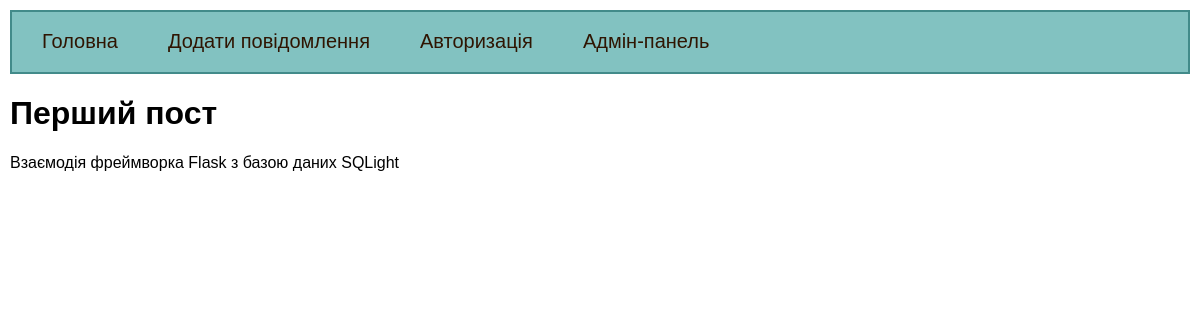
Screenshot of /post/9 (signed in) with the database file from the repository.
### tables this page shows
CREATE TABLE mainmenu(
id integer PRIMARY KEY AUTOINCREMENT,
title text NOT NULL,
url text NOT NULL
);

CREATE TABLE posts (
id integer PRIMARY KEY AUTOINCREMENT,
title text NOT NULL,
text text NOT NULL,
time integer NOT NULL
);

### flsite.py (the view)
@app.route("/post/<int:id_post>")
@login_required
def showPost(id_post):
    title, post = dbase.getPost(id_post)
    if not title:
        abort(404)
    return render_template('post.html', menu=dbase.getMenu(), title=title, post=post)

### FDataBase.py (called while the page is built)
    def getMenu(self):
        sql = '''SELECT * FROM mainmenu'''
        try:
            self.__cur.execute(sql)
            res = self.__cur.fetchall()
            if res:
                return res
        except:
            print("Error while reading BD")
        return[]

    def getPost(self, postId):
        try:
            self.__cur.execute(f"SELECT title, text FROM posts WHERE id = {postId} LIMIT 1")
            res = self.__cur.fetchone()
            if res:
                return res
        except sqlite3.Error as e:
            print("Error while get post from DB" +str(e))
        return(False, False)

    def getUser(self, user_id):
        try:
            self.__cur.execute(f"SELECT * FROM users WHERE id = {user_id} LIMIT 1")
            res = self.__cur.fetchone()
            if not res:
                print("Користувач не знайден")
                return False
            return res
        except sqlite3.Error as e:
            print("Помилка отримання даних з БД" +str(e))
        return False

### UserLogin.py (called while the page is built)
    def fromDB(self, user_id, db):
        self.__user = db.getUser(user_id)
        return self

### flsite.py (called while the page is built)
@app.before_request
def before_request():
    global dbase
    db = get_db()
    dbase = FDataBase(db)

def connect_db():
    conn = sqlite3.connect(app.config['DATABASE'])
    conn.row_factory = sqlite3.Row
    return conn

def get_db():
    if not hasattr(g, 'link_db'):
        g.link_db = connect_db()
    return g.link_db

@login_manager.user_loader
def load_user(user_id):
    print("load_user")
    return UserLogin().fromDB(user_id, dbase)

### templates/post.html
{% extends 'base.html' %}
{% block content %}
{{ super() }}
{{post}}
{% endblock %}

### templates/base.html (shortened to what this page needs)
<!DOCTYPE html>
<html>
<head>
    <link type="text/css" href="{{ url_for('static', filename='css/style.css') }}" rel="stylesheet" />
</head>
<body>
    {% block content -%}
        {%- block mainmenu -%}
        <ul class="mainmenu">
        {% for m in menu -%}
            <li><a href="{{m.url}}">{{m.title}}</a></li>
        {% endfor %}
        </ul>
        {% endblock mainmenu -%}
    <div class="content">
    {% if title -%}
        <h1> {{title}} </h1>
    {% else %}
        <h1>Уроки по фреймворку Flask </h1>
    {% endif %}
    {% endblock content -%}
    </div>
</body>
</html>

### static/css/style.css (style rules this page uses)
html, body { font-family: 'Arial'; margin: 0; padding: 0; height: 100%; width: 100%; }
a { color: #0059b2; text-decoration: none; }
ul.mainmenu { list-style: none; background: rgba(7, 134, 132, 0.5); border: 2px solid rgba(5, 86, 85, 0.5); height: 60px; margin: 10px; padding: 0px; color: #963912; font-size: 20px; overflow: hidden; }
ul.mainmenu li { float: left; margin: 18px 20px 0 30px; }
ul.mainmenu li a { color: #2f1502; text-decoration: none; }
div.content { margin: 10px; }

### rows the page displays
mainmenu: title "Головна"
mainmenu: title "Додати повідомлення"
mainmenu: title "Авторизація"
mainmenu: title "Адмін-панель"
posts: title "Перший пост", text "Взаємодія фреймворка Flask з базою даних SQLight"
